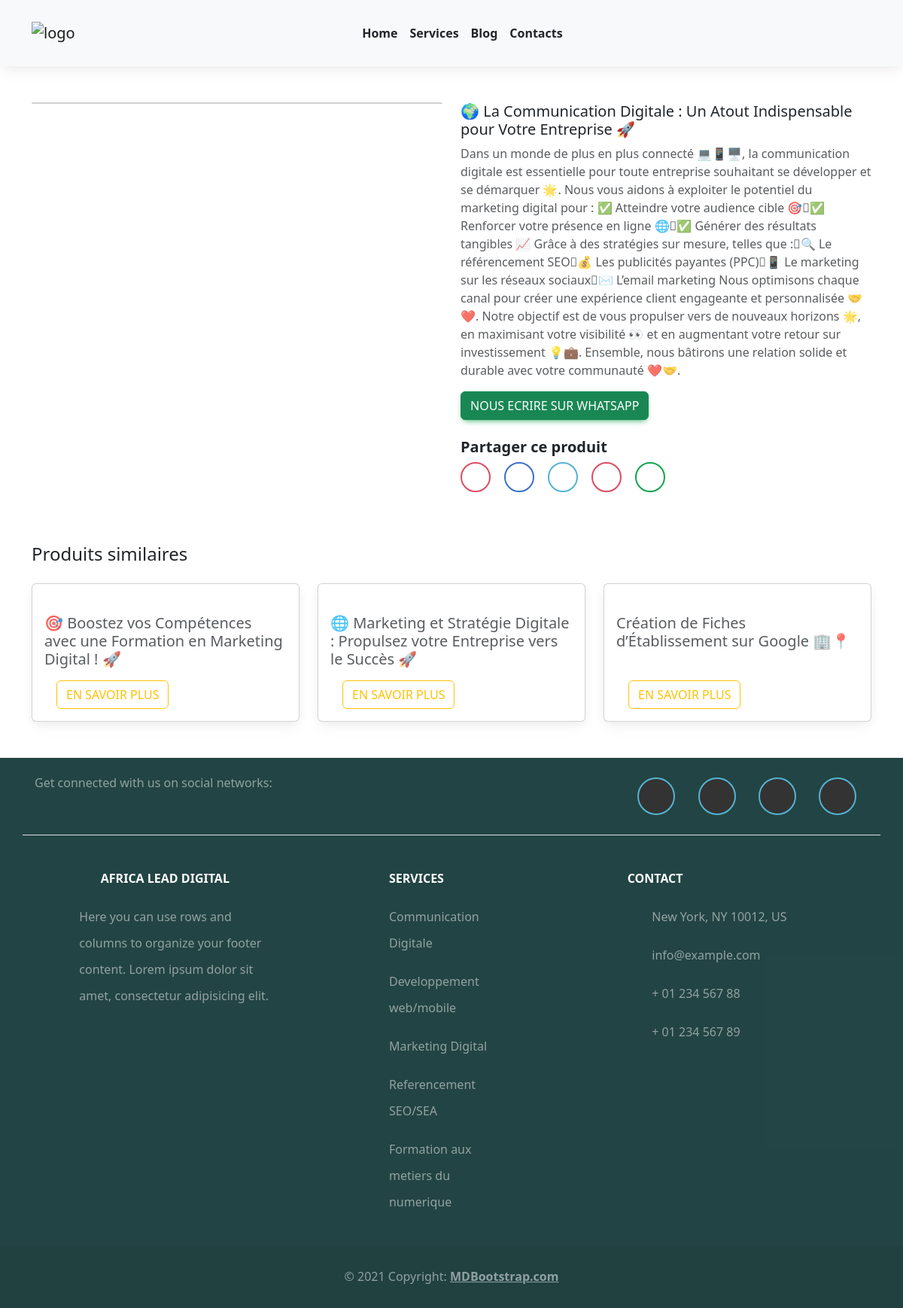
The app's page /details/service/la-communication-digitale-un-atout-indispensable-pour-votre-entreprise/ with its own data.
### market/models.py (models this page shows, shortened)
class Service(models.Model):
    service = models.ForeignKey(Servicecategorie, related_name='services', verbose_name="Service", on_delete=models.CASCADE)
    titre = models.CharField(max_length=255, verbose_name="Titre du service", null=True)
    contenu=models.TextField(verbose_name='contenu')
    photo = models.ImageField(upload_to='service_image', verbose_name="Image du service", null=True, blank=True)
    date_ajout = models.DateTimeField(verbose_name="Date ajout du service", auto_now=True)
    slug = models.SlugField(unique=True, max_length=255, blank=True)
    class Meta:
        verbose_name = 'Service'
        verbose_name_plural = 'Services'
    def __str__(self):
        return self.titre

### market/views.py (the view)
# urls.py: path('details/service/<slug:service_slug>/', market.views.detail, name='service_detail'),
def detail(request, service_slug):
    service = get_object_or_404(Service, slug=service_slug)
    service_categorie=service.service
    print("ssss",service_categorie)
    similar_services = Service.objects.filter(service=service_categorie).exclude(slug=service_slug)
    print("cccc",similar_services)
    context = {
        'service': service,               # Passer le produit au contexte du template
        'similar_services': similar_services,
    }
    return render(request, 'market/detail.html', context)

### market/models.py (called while the page is built)
    def __str__(self):
        return self.nom_service

### market/templates/market/detail.html (shortened to what this page needs)
{% extends "base.html" %}
{% load static %}
{% block content %}
<div class="container mt-5 service-image-detail-section">
    <div class="row ">
        <div class="col-md-6">
            <div class="card">
            </div>
        </div>
        <div class="col-md-6">
            <h5 class="display-7 font-weight-bold service-title">{{ service.titre }}</h5>
            <p class="text-muted">{{ service.contenu }}</p>
            <a href="https://wa.me/67487164" class="text-white text-decoration-none">
                <button type="button" class="btn btn-success btn-md">Nous ecrire sur WhatsApp</a></button>
            <h5 class="mt-4 service-property fw-bold">Partager ce produit</h5>
            <div class="social-buttons-container d-flex justify-content-start">
                <a href="https://www.instagram.com/?url={{ request.build_absolute_uri }}" class="btn-circle btn-outline-danger text-lowercase me-2" target="_blank"><i class="fab fa-instagram"></i></a>
                <a href="https://www.facebook.com/sharer/sharer.php?u={{ request.build_absolute_uri }}" class="btn-circle btn-outline-primary text-lowercase me-2" target="_blank"><i class="fab fa-facebook-f"></i></a>
                <a href="https://twitter.com/intent/tweet?url={{ request.build_absolute_uri }}&text={{ service.nom }} - {{ service.prix }}" class="btn-circle btn-outline-info text-lowercase me-2" target="_blank"><i class="fab fa-twitter"></i></a>
                <a href="https://pinterest.com/pin/create/button/?url={{ request.build_absolute_uri }}&media={{ service.photo.url }}&description={{ service.nom }} - {{ service.prix }}" class="btn-circle btn-outline-danger text-lowercase me-2" target="_blank"><i class="fab fa-pinterest"></i></a>
                <a href="https://wa.me/?text={{ service.nom }} - {{ service.prix }} {{ request.build_absolute_uri }}" class="btn-circle btn-outline-success text-lowercase me-2" target="_blank"><i class="fab fa-whatsapp"></i></a>
            </div>
        </div>
    </div>
 <div class="mt-5 mb-5">
        <h4 class="display-9 font-weight-bold service-title">Produits similaires</h4>
        <div class="row">
            {% for similar_service in similar_services %}
            <div class="col-md-4 mt-3">
                <div class="card h-100 service-card">
                    <div class="bg-image hover-zoom ripple ripple-surface ripple-surface-light" data-mdb-ripple-color="light">
                    </div>
                   <div class="card-body d-flex flex-column">
                        <a href="{% url 'market:service_detail' similar_service.id %}" class="text-reset text-decoration-none">
                            <h5 class="card-title mb-3 text-muted">{{ similar_service.titre}}</h5>
                        </a>
                        <div class="d-flex justify-content-between align-items-center mt-auto">
                            <a href="{% url 'market:service_detail' service.slug %}" class="rounded-pill px-3 text-primary">
                                <button class="btn btn-outline-warning">En savoir plus</button></a>
                        </div>
                    </div>
                </div>
            </div>
            {% endfor %}
        </div>
    </div>
</div>
{% endblock content %}

### static/css/style.css (style rules this page uses)
.social-buttons-container .btn-circle { width: 40px; height: 40px; padding: 0; border-radius: 50%; text-align: center; font-size: 20px; line-height: 40px; margin-right: 10px; display: inline-flex; align-items: center; justify-content: center; text-decoration:none; }
.btn-circle i { margin: 0; padding: 0; }
.social-buttons-container { display: flex; flex-wrap: nowrap; gap: 10px; justify-content: center; align-items: center; margin-bottom: 20px; overflow-x: auto; }

### records on screen
Service: titre "🌍 La Communication Digitale : Un Atout Indispensable pour Votre Entreprise 🚀", contenu "Dans un monde de plus en plus connecté 💻📱🖥️, la communication digitale est essentielle pour toute entreprise souhaitant se développer et se démarquer 🌟. Nous vous aidons à exploiter le potentiel du marketing digital pour : ✅ Atteindre votre audience cible 🎯 ✅ Renforcer votre présence en ligne 🌐 ✅ Générer des résultats tangibles 📈 Grâce à des stratégies sur mesure, telles que : 🔍 Le référencement SEO 💰 Les publicités payantes (PPC) 📱 Le marketing sur les réseaux sociaux ✉️ L’email marketing Nous optimisons chaque canal pour créer une expérience client engageante et personnalisée 🤝❤️. Notre objectif est de vous propulser vers de nouveaux horizons 🌟, en maximisant votre visibilité 👀 et en…"
Service: titre "🎯 Boostez vos Compétences avec une Formation en Marketing Digital ! 🚀"
Service: titre "🌐 Marketing et Stratégie Digitale : Propulsez votre Entreprise vers le Succès 🚀"
Service: titre "Création de Fiches d’Établissement sur Google 🏢📍"
